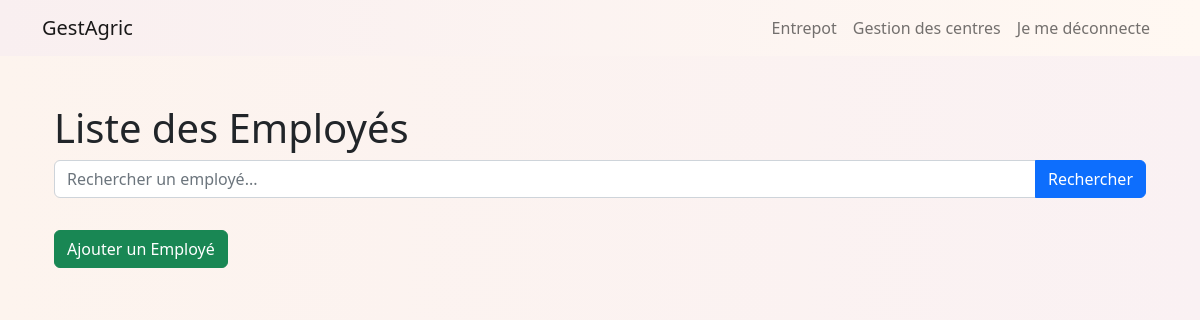
The page /gestionCentre/employes/ on the database as committed earlier.
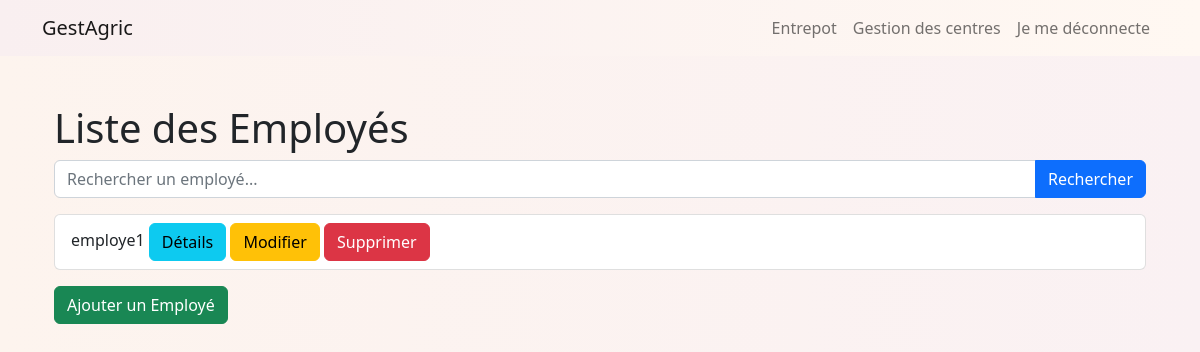
The same page on the database as committed later.
### gestionCentre/models.py (models this page shows, shortened)
class Employe(models.Model):
    code = models.CharField(max_length=20)
    nom = models.CharField(max_length=100)
    adresse = models.CharField(max_length=200)
    telephone = models.CharField(max_length=15)
    salaire_jour = models.DecimalField(max_digits=10, decimal_places=2)
    centre = models.ForeignKey('Centre', on_delete=models.CASCADE)

### gestionCentre/views.py (the view)
# urls.py: path('employes/', views.employe_list, name='employe_list'),
def employe_list(request):
    query = request.GET.get('q')
    employes = Employe.objects.all()
    if query:
        employes = employes.filter(nom__icontains=query)
    return render(request, 'Employe/employe_list.html', {'employes': employes})

### gestionCentre/templates/Employe/employe_list.html (shortened to what this page needs)
{% extends 'base.html' %}
{% block content %}
<!DOCTYPE html>
<html>
<head>
    {% load static %}
    <link rel="stylesheet" href="{% static 'css/bootstrap.min.css' %}">
    <link rel="stylesheet" href="{% static 'css/css.css' %}">
</head>
<body>
    <div class="container mt-5">
        <h1>Liste des Employés</h1>
        <form method="GET">
            <div class="input-group mb-3">
                <input type="text" name="q" class="form-control" placeholder="Rechercher un employé...">
                <button type="submit" class="btn btn-primary">Rechercher</button>
            </div>
        </form>
        <ul class="list-group">
            {% for employe in employes %}
                <li class="list-group-item">
                    {{ employe.nom }}
                    <a href="{% url 'employe_detail' employe.pk %}" class="btn btn-info">Détails</a>
                    <a href="{% url 'employe_edit' employe.pk %}" class="btn btn-warning">Modifier</a>
                    <a href="{% url 'employe_delete' employe.pk %}" class="btn btn-danger">Supprimer</a>
                </li>
            {% endfor %}
        </ul>
        <a href="{% url 'employe_new' %}" class="btn btn-success mt-3">Ajouter un Employé</a>
    </div>
</body>
</html>
{% endblock %}

Rows that differ between the two databases and show on the page:
added Employe: nom "employe1"
